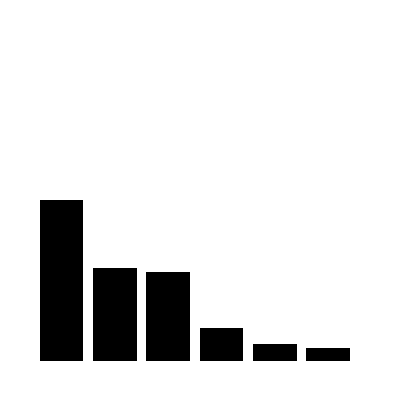
Frame 1 (no input)
Frame 60 (the mouse pressed at the canvas centre just before this capture): identical to frame 1, image omitted
Frame 120 (the mouse held since frame 60 and released just before this capture): identical to frame 1, image omitted

The Processing sketch that drew this single still picture (run headless with seeded random() and noise(); from frame 60 on, the mouse is pressed at the canvas centre):

// Processing sketch: Sketch_5_3
// ── Sketch_5_3.pde
/*------------------------------------------------------------
Copyright (c) 2013, Friends of Ed (An Apress Company)
All rights reserved.

The code provided here accompanies the book:

Processing: Creative Coding and Generative Art in Processing 2
By Ira Greenberg, Dianna Xu, and Deepak Kumar
Friends of Ed (An APress Company), 2013
ISBN-13 978-1430244646
Please refer to the associated README for a full disclaimer.
------------------------------------------------------------*/

// Sketch5-3: Bar Graph using a barGraph() function
String[] energySource = {
  "Petroleum", "Coal", "Natural Gas", "Nuclear", "Renewable", "Hydropower"
};
float[] consumption = {
  40.0, 23.0, 22.0, 8.0, 4.0, 3.0
};
void setup() {
  size(400, 400);
  smooth();
} // setup()
void draw() {
  background(255);
  barGraph();
} // draw()
void barGraph() {
  // set up dimensions relative to screen size
  float x = width*0.1;
  float y = height*0.9;
  float delta = width*0.8/consumption.length;
  float w = delta*0.8;
  for (int i=0; i < consumption.length; i++) {
    // draw the bar for ith data value
    // first compute the height of the bar relative to sketch window
    float h = map(consumption[i], 0, 100, 0, height);
    fill(0);
    rect(x, y-h, w, h);
    x = x + delta;
  }
} // barGraph()
